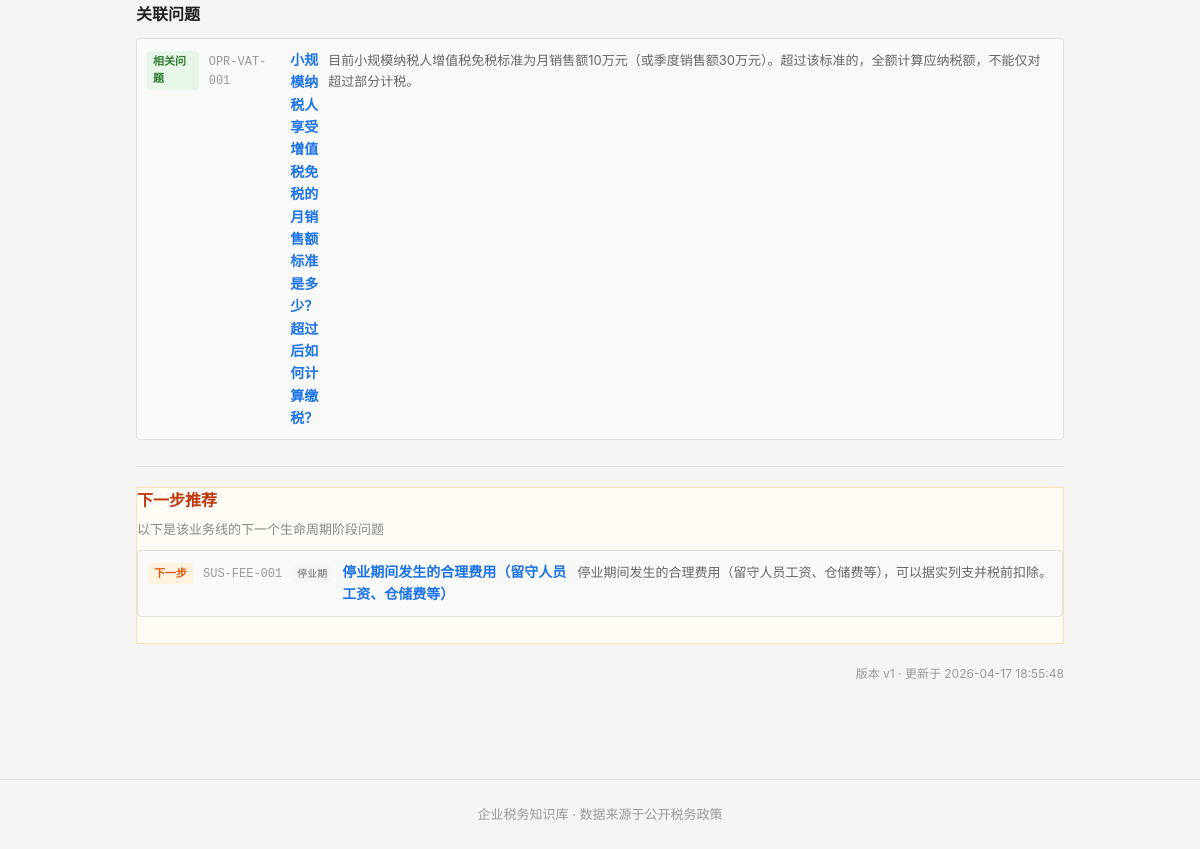
/question/RSK-FEE-002 (signed in, lower part), run on an earlier commit of the app's database.
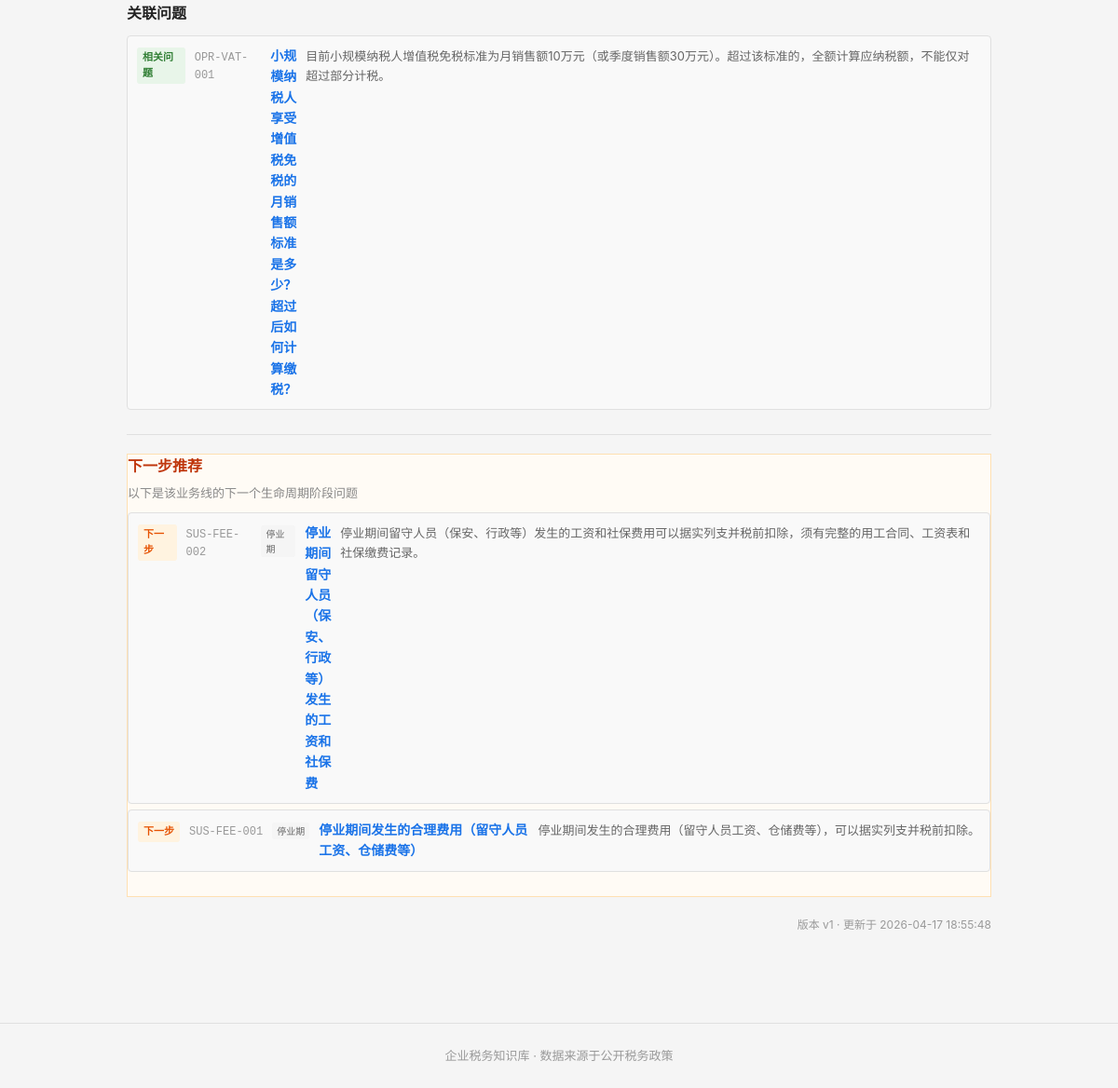
And on a later commit of the database.
### tables this page shows
CREATE TABLE question_relation (
    id              INTEGER PRIMARY KEY AUTOINCREMENT,
    question_id     INTEGER NOT NULL,
    related_id      INTEGER NOT NULL,
    relation_type   TEXT NOT NULL,
    display_order   INTEGER NOT NULL DEFAULT 1,

    FOREIGN KEY (question_id) REFERENCES question_master(id) ON DELETE CASCADE,
    FOREIGN KEY (related_id)  REFERENCES question_master(id) ON DELETE CASCADE
);

CREATE TABLE question_master (
    id              INTEGER PRIMARY KEY AUTOINCREMENT,
    question_code   TEXT NOT NULL UNIQUE,
    question_title  TEXT NOT NULL,
    question_plain  TEXT NOT NULL,

    -- 分类
    stage_code      TEXT NOT NULL,
    module_code     TEXT NOT NULL,
    question_type   TEXT NOT NULL,

    -- 答案
    one_line_answer TEXT NOT NULL,
    detailed_answer TEXT,
    core_definition TEXT,

    -- 条件与边界
    applicable_conditions TEXT,
    exceptions_boundary   TEXT,

    -- 实务
    practical_steps TEXT,
    risk_warning    TEXT,

    -- 适用范围
    scope_level     TEXT NOT NULL DEFAULT 'scope_national',
    local_region    TEXT,

    -- 确定性
    answer_certainty TEXT NOT NULL DEFAULT 'certain_clear',

    -- 元数据
    keywords        TEXT,
    high_frequency_flag INTEGER NOT NULL DEFAULT 0,
    newbie_flag     INTEGER NOT NULL DEFAULT 0,

    -- 版本管理
    status          TEXT NOT NULL DEFAULT 'draft',
    version_no      INTEGER NOT NULL DEFAULT 1,

    -- 审计字段
    created_at      TEXT NOT NULL DEFAULT (datetime('now')),
    updated_at      TEXT NOT NULL DEFAULT (datetime('now'))
);

### backend/app.py (the view)
    @app.route('/question/<question_code>')
    def question_detail(question_code):
        from services.question_service import QuestionService
        svc = QuestionService()
        detail = svc.get_question_detail(question_code)
        if not detail:
            return "问题不存在", 404
        stages = svc.get_stages()
        modules = svc.get_modules()
        return render_template('detail.html',
                               detail=detail, stages=stages, modules=modules)

### backend/services/question_service.py (called while the page is built)
    def _query(self, sql, params=None):
        conn = sqlite3.connect(self.db_path)
        conn.execute("PRAGMA foreign_keys = ON")
        conn.row_factory = sqlite3.Row
        cur = conn.cursor()
        if params:
            cur.execute(sql, params)
        else:
            cur.execute(sql)
        rows = cur.fetchall()
        conn.close()
        return [dict(r) for r in rows]

    def _query_one(self, sql, params=None):
        rows = self._query(sql, params)
        return rows[0] if rows else None

    def get_stages(self):
        return self._query("""
            SELECT tag_code, tag_name
            FROM tag_dict
            WHERE tag_category = 'stage'
            ORDER BY display_order
        """)

    def get_modules(self):
        return self._query("""
            SELECT tag_code, tag_name
            FROM tag_dict
            WHERE tag_category = 'module'
            ORDER BY display_order
        """)

### frontend/templates/detail.html (shortened to what this page needs)
{% extends "base.html" %}
{% macro stage_label(code) %}
    {%- if code == 'SET' -%}设立期
    {%- elif code == 'OPR' -%}开业期
    {%- elif code == 'CHG' -%}变更期
    {%- elif code == 'RSK' -%}风险期
    {%- elif code == 'SUS' -%}停业期
    {%- elif code == 'CLS' -%}注销期
    {%- else -%}{{ code }}{%- endif -%}
{% endmacro %}
{% macro relation_type_label(code) %}
    {%- if code == 'related' -%}相关问题
    {%- elif code == 'next_step' -%}下一步
    {%- elif code == 'prerequisite' -%}前提问题
    {%- elif code == 'similar' -%}相似问题
    {%- elif code == 'see_also' -%}交叉参考
    {%- else -%}{{ code }}{%- endif -%}
{% endmacro %}
{% block main %}
{% if detail.relations %}
<div class="detail-section relations">
    <h3>关联问题</h3>
    <ul class="relation-list">
        {% for r in detail.relations %}
        <li>
            <a href="/question/{{ r.question_code }}" class="relation-link">
                <span class="rel-type-badge type-{{ r.relation_type }}">{{ relation_type_label(r.relation_type) }}</span>
                <span class="rel-code">{{ r.question_code }}</span>
                <span class="rel-title">{{ r.question_title }}</span>
                <span class="rel-answer">{{ r.one_line_answer }}</span>
            </a>
        </li>
        {% endfor %}
    </ul>
</div>
{% endif %}
{% if detail.next_step_questions %}
<div class="detail-section next-step">
    <h3>下一步推荐</h3>
    <p class="next-step-hint">以下是该业务线的下一个生命周期阶段问题</p>
    <ul class="relation-list">
        {% for r in detail.next_step_questions %}
        <li>
            <a href="/question/{{ r.question_code }}" class="relation-link">
                <span class="rel-type-badge type-next">下一步</span>
                <span class="rel-code">{{ r.question_code }}</span>
                <span class="rel-stage-badge">{{ stage_label(r.stage_code) }}</span>
                <span class="rel-title">{{ r.question_title }}</span>
                <span class="rel-answer">{{ r.one_line_answer }}</span>
            </a>
        </li>
        {% endfor %}
    </ul>
</div>
{% endif %}
<div class="detail-footer">
    <span>版本 v{{ detail.version_no }} · 更新于 {{ detail.updated_at }}</span>
</div>
{% endblock %}

What changed in the data, as far as the page shows it:
added question_master: question_code "SUS-FEE-002", stage_code "停业期", question_title "停业期间留守人员（保安、行政等）发生的工资和社保费", one_line_answer "停业期间留守人员（保安、行政等）发生的工资和社保费用可以据实列支并税前扣除，须有完整的用工合同、工资表和社保缴费记录。"
